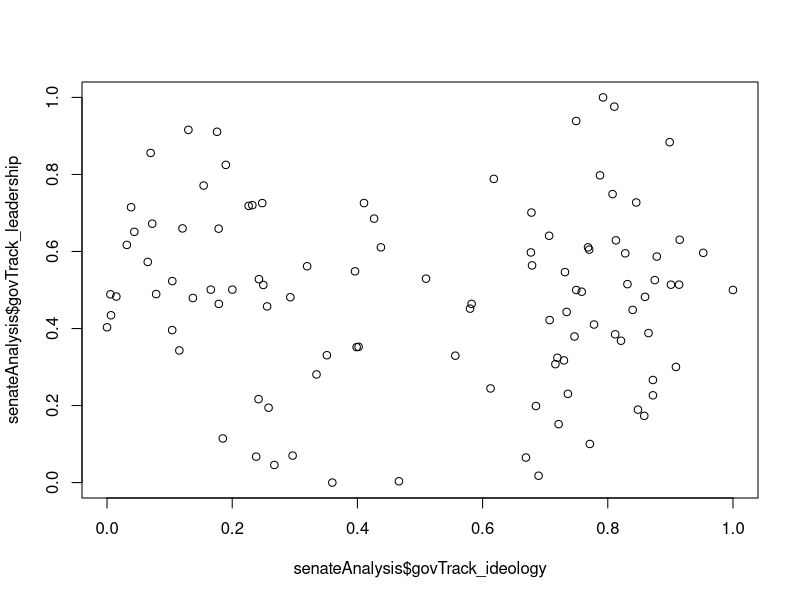

This figure's R source: (Note: this script raises an error after producing the figure.)
## Congressional Tweets - GovTrack Sketch
## Input: sponsorshipanalysis_*.txt
## Output: senateAnalysis.csv
## c. Tue Feb 13 12:28:42 CST 2018


## Package setup
library(dplyr)
library(stringi)
library(ggplot2)
library(tm)

## Import Data
senateAnalysis <- read.csv("Data/GovTrack/sponsorshipanalysis_s.txt", stringsAsFactors = FALSE)
#houseAnalysis <- read.csv("Data/GovTrack/sponsorshipanalysis_h.txt", stringsAsFactors = FALSE)


#######################
## Remove Diacritics ##
#######################

senateAnalysis$name <- stri_trans_general(senateAnalysis$name, "Latin-ASCII")
#houseAnalysis$name <- stri_trans_general(houseAnalysis$name, "Latin-ASCII")

## Note that the house data also has district labels contained inside the name column

################
## Shape Data ##
################

## Ideology scale from 0 to 1 == "liberal" to "conservative"
## Leadership sclae from 0 to 1 == "follower" to "leader"
senateAnalysis <- senateAnalysis %>%
  mutate(govTrack_id = ID, 
         govTrack_ideology = ideology, 
         govTrack_desc = description,
         govTrack_leadership = leadership,
         lastName = name,
         partyName = party) %>%
  select(govTrack_id, lastName, partyName, govTrack_desc, govTrack_ideology, govTrack_leadership)

## See https://www.govtrack.us/about/analysis for full methodology

# Remove whitespace
senateAnalysis$lastName <- trimws(senateAnalysis$lastName)


###############
## Plot Data ##
###############

plot(senateAnalysis$govTrack_ideology, senateAnalysis$govTrack_leadership)


################
## Write Data ##
################

## df = {govTrack_id, lastName, party, govTrack_desc, alignment, leadership}
write.csv(senateAnalysis, "Output/senateAnalysis.csv", row.names = FALSE)

## Clean up
rm(list = ls())
